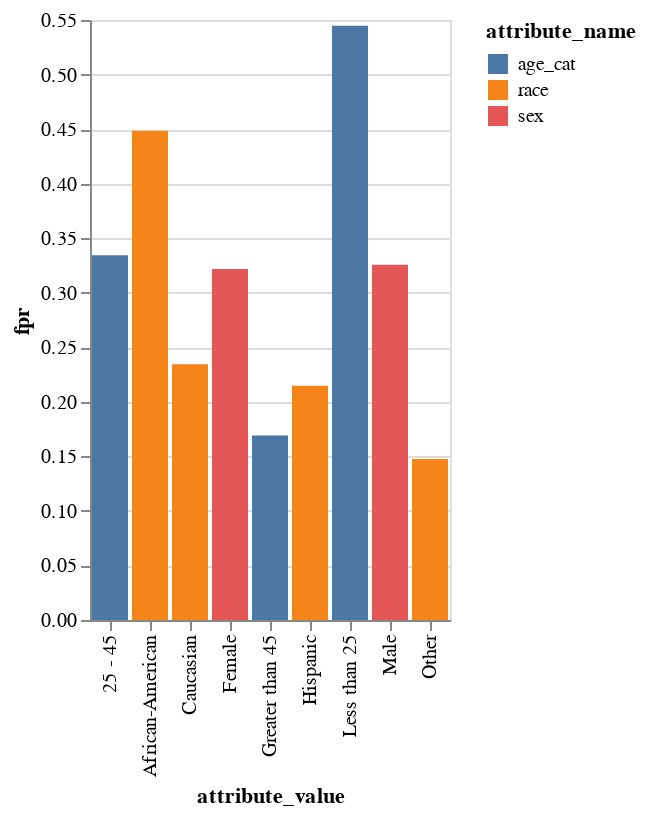

The notebook cell this image was saved under:
### Code cell
import altair as alt

# Verify the structure of bias_df
print(bias_df.head())

# Create a simplified bar chart for visualization
try:
    simple_chart = alt.Chart(bias_df).mark_bar().encode(
        x='attribute_value:N',  # Replace with the appropriate column from bias_df
        y='fpr:Q',             # Replace with the metric to visualize
        color='attribute_name:N'  # Replace with the appropriate column
    )
    simple_chart.display()
except Exception as e:
    print(f"Error in Altair visualization: {e}")

# Ensure ap.summary works as expected
try:
    metrics = ['fpr', 'fnr', 'for']
    disparity_tolerance = 1.25
    summary_result = ap.summary(bias_df, metrics, fairness_threshold=disparity_tolerance)
    print(summary_result)
except Exception as e:
    print(f"Error in ap.summary: {e}")

### Figure 1 — Vega-Lite specification as saved in the notebook (floating-point values rounded to 4 significant figures)
{"config": {"view": {"continuousWidth": 400, "continuousHeight": 300}}, "data": {"name": "data-76c600ebfc3a497b3ec5095a19206280"}, "mark": "bar", "encoding": {"color": {"type": "nominal", "field": "attribute_name"}, "x": {"type": "nominal", "field": "attribute_value"}, "y": {"type": "quantitative", "field": "fpr"}}, "$schema": "https://vega.github.io/schema/vega-lite/v4.8.1.json", "datasets": {"data-76c600ebfc3a497b3ec5095a19206280": [{"model_id": 0, "score_threshold": "binary 0/1", "k": 3297, "attribute_name": "race", "attribute_value": "African-American", "tpr": 0.7201, "tnr": 0.5515, "for": 0.3495, "fdr": 0.3703, "fpr": 0.4485, "fnr": 0.2799, "npv": 0.6505, "precision": 0.6297, "pp": 2174, "pn": 1522, "ppr": 0.6594, "pprev": 0.5882, "fp": 805, "fn": 532, "tn": 990, "tp": 1369, "group_label_pos": 1901, "group_label_neg": 1795, "group_size": 3696, "total_entities": 7164, "prev": 0.5143, "ppr_disparity": 2.546, "pprev_disparity": 1.69, "precision_disparity": 1.065, "fdr_disparity": 0.9061, "for_disparity": 1.213, "fpr_disparity": 1.912, "fnr_disparity": 0.5864, "tpr_disparity": 1.378, "tnr_disparity": 0.7205, "npv_disparity": 0.9137, "ppr_ref_group_value": "Caucasian", "pprev_ref_group_value": "Caucasian", "precision_ref_group_value": "Caucasian", "fdr_ref_group_value": "Caucasian", "for_ref_group_value": "Caucasian", "fpr_ref_group_value": "Caucasian", "fnr_ref_group_value": "Caucasian", "tpr_ref_group_value": "Caucasian", "tnr_ref_group_value": "Caucasian", "npv_ref_group_value": "Caucasian", "Statistical Parity": false, "Impact Parity": false, "FDR Parity": true, "FPR Parity": false, "FOR Parity": true, "FNR Parity": false, "TPR Parity": false, "TNR Parity": false, "NPV Parity": true, "Precision Parity": true, "TypeI Parity": false, "TypeII Parity": false, "Equalized Odds": false, "Unsupervised Fairness": false, "Supervised Fairness": false}, {"model_id": 0, "score_threshold": "binary 0/1", "k": 3297, "attribute_name": "race", "attribute_value": "Caucasian", "tpr": 0.5228, "tnr": 0.7655, "for": 0.2881, "fdr": 0.4087, "fpr": 0.2345, "fnr": 0.4772, "npv": 0.7119, "precision": 0.5913, "pp": 854, "pn": 1600, "ppr": 0.259, "pprev": 0.348, "fp": 349, "fn": 461, "tn": 1139, "tp": 505, "group_label_pos": 966, "group_label_neg": 1488, "group_size": 2454, "total_entities": 7164, "prev": 0.3936, "ppr_disparity": 1.0, "pprev_disparity": 1.0, "precision_disparity": 1.0, "fdr_disparity": 1.0, "for_disparity": 1.0, "fpr_disparity": 1.0, "fnr_disparity": 1.0, "tpr_disparity": 1.0, "tnr_disparity": 1.0, "npv_disparity": 1.0, "ppr_ref_group_value": "Caucasian", "pprev_ref_group_value": "Caucasian", "precision_ref_group_value": "Caucasian", "fdr_ref_group_value": "Caucasian", "for_ref_group_value": "Caucasian", "fpr_ref_group_value": "Caucasian", "fnr_ref_group_value": "Caucasian", "tpr_ref_group_value": "Caucasian", "tnr_ref_group_value": "Caucasian", "npv_ref_group_value": "Caucasian", "Statistical Parity": true, "Impact Parity": true, "FDR Parity": true, "FPR Parity": true, "FOR Parity": true, "FNR Parity": true, "TPR Parity": true, "TNR Parity": true, "NPV Parity": true, "Precision Parity": true, "TypeI Parity": true, "TypeII Parity": true, "Equalized Odds": true, "Unsupervised Fairness": true, "Supervised Fairness": true}, {"model_id": 0, "score_threshold": "binary 0/1", "k": 3297, "attribute_name": "race", "attribute_value": "Hispanic", "tpr": 0.444, "tnr": 0.7852, "for": 0.2886, "fdr": 0.4579, "fpr": 0.2148, "fnr": 0.556, "npv": 0.7114, "precision": 0.5421, "pp": 190, "pn": 447, "ppr": 0.05763, "pprev": 0.2983, "fp": 87, "fn": 129, "tn": 318, "tp": 103, "group_label_pos": 232, "group_label_neg": 405, "group_size": 637, "total_entities": 7164, "prev": 0.3642, "ppr_disparity": 0.2225, "pprev_disparity": 0.8571, "precision_disparity": 0.9167, "fdr_disparity": 1.12, "for_disparity": 1.002, "fpr_disparity": 0.9159, "fnr_disparity": 1.165, "tpr_disparity": 0.8492, "tnr_disparity": 1.026, "npv_disparity": 0.9993, "ppr_ref_group_value": "Caucasian", "pprev_ref_group_value": "Caucasian", "precision_ref_group_value": "Caucasian", "fdr_ref_group_value": "Caucasian", "for_ref_group_value": "Caucasian", "fpr_ref_group_value": "Caucasian", "fnr_ref_group_value": "Caucasian", "tpr_ref_group_value": "Caucasian", "tnr_ref_group_value": "Caucasian", "npv_ref_group_value": "Caucasian", "Statistical Parity": false, "Impact Parity": true, "FDR Parity": true, "FPR Parity": true, "FOR Parity": true, "FNR Parity": true, "TPR Parity": true, "TNR Parity": true, "NPV Parity": true, "Precision Parity": true, "TypeI Parity": true, "TypeII Parity": true, "Equalized Odds": true, "Unsupervised Fairness": false, "Supervised Fairness": true}, {"model_id": 0, "score_threshold": "binary 0/1", "k": 3297, "attribute_name": "race", "attribute_value": "Other", "tpr": 0.3233, "tnr": 0.8525, "for": 0.302, "fdr": 0.4557, "fpr": 0.1475, "fnr": 0.6767, "npv": 0.698, "precision": 0.5443, "pp": 79, "pn": 298, "ppr": 0.02396, "pprev": 0.2095, "fp": 36, "fn": 90, "tn": 208, "tp": 43, "group_label_pos": 133, "group_label_neg": 244, "group_size": 377, "total_entities": 7164, "prev": 0.3528, "ppr_disparity": 0.09251, "pprev_disparity": 0.6021, "precision_disparity": 0.9205, "fdr_disparity": 1.115, "for_disparity": 1.048, "fpr_disparity": 0.6291, "fnr_disparity": 1.418, "tpr_disparity": 0.6184, "tnr_disparity": 1.114, "npv_disparity": 0.9805, "ppr_ref_group_value": "Caucasian", "pprev_ref_group_value": "Caucasian", "precision_ref_group_value": "Caucasian", "fdr_ref_group_value": "Caucasian", "for_ref_group_value": "Caucasian", "fpr_ref_group_value": "Caucasian", "fnr_ref_group_value": "Caucasian", "tpr_ref_group_value": "Caucasian", "tnr_ref_group_value": "Caucasian", "npv_ref_group_value": "Caucasian", "Statistical Parity": false, "Impact Parity": false, "FDR Parity": true, "FPR Parity": false, "FOR Parity": true, "FNR Parity": false, "TPR Parity": false, "TNR Parity": true, "NPV Parity": true, "Precision Parity": true, "TypeI Parity": false, "TypeII Parity": false, "Equalized Odds": false, "Unsupervised Fairness": false, "Supervised Fairness": false}, {"model_id": 0, "score_threshold": "binary 0/1", "k": 3297, "attribute_name": "sex", "attribute_value": "Female", "tpr": 0.6073, "tnr": 0.6782, "for": 0.2422, "fdr": 0.4898, "fpr": 0.3218, "fnr": 0.3927, "npv": 0.7578, "precision": 0.5102, "pp": 588, "pn": 801, "ppr": 0.1783, "pprev": 0.4233, "fp": 288, "fn": 194, "tn": 607, "tp": 300, "group_label_pos": 494, "group_label_neg": 895, "group_size": 1389, "total_entities": 7164, "prev": 0.3557, "ppr_disparity": 0.2171, "pprev_disparity": 0.9024, "precision_disparity": 0.8036, "fdr_disparity": 1.342, "for_disparity": 0.7294, "fpr_disparity": 0.9881, "fnr_disparity": 1.056, "tpr_disparity": 0.9667, "tnr_disparity": 1.006, "npv_disparity": 1.134, "ppr_ref_group_value": "Male", "pprev_ref_group_value": "Male", "precision_ref_group_value": "Male", "fdr_ref_group_value": "Male", "for_ref_group_value": "Male", "fpr_ref_group_value": "Male", "fnr_ref_group_value": "Male", "tpr_ref_group_value": "Male", "tnr_ref_group_value": "Male", "npv_ref_group_value": "Male", "Statistical Parity": false, "Impact Parity": true, "FDR Parity": false, "FPR Parity": true, "FOR Parity": false, "FNR Parity": true, "TPR Parity": true, "TNR Parity": true, "NPV Parity": true, "Precision Parity": true, "TypeI Parity": false, "TypeII Parity": false, "Equalized Odds": true, "Unsupervised Fairness": false, "Supervised Fairness": false}, {"model_id": 0, "score_threshold": "binary 0/1", "k": 3297, "attribute_name": "sex", "attribute_value": "Male", "tpr": 0.6282, "tnr": 0.6743, "for": 0.332, "fdr": 0.3651, "fpr": 0.3257, "fnr": 0.3718, "npv": 0.668, "precision": 0.6349, "pp": 2709, "pn": 3066, "ppr": 0.8217, "pprev": 0.4691, "fp": 989, "fn": 1018, "tn": 2048, "tp": 1720, "group_label_pos": 2738, "group_label_neg": 3037, "group_size": 5775, "total_entities": 7164, "prev": 0.4741, "ppr_disparity": 1.0, "pprev_disparity": 1.0, "precision_disparity": 1.0, "fdr_disparity": 1.0, "for_disparity": 1.0, "fpr_disparity": 1.0, "fnr_disparity": 1.0, "tpr_disparity": 1.0, "tnr_disparity": 1.0, "npv_disparity": 1.0, "ppr_ref_group_value": "Male", "pprev_ref_group_value": "Male", "precision_ref_group_value": "Male", "fdr_ref_group_value": "Male", "for_ref_group_value": "Male", "fpr_ref_group_value": "Male", "fnr_ref_group_value": "Male", "tpr_ref_group_value": "Male", "tnr_ref_group_value": "Male", "npv_ref_group_value": "Male", "Statistical Parity": true, "Impact Parity": true, "FDR Parity": true, "FPR Parity": true, "FOR Parity": true, "FNR Parity": true, "TPR Parity": true, "TNR Parity": true, "NPV Parity": true, "Precision Parity": true, "TypeI Parity": true, "TypeII Parity": true, "Equalized Odds": true, "Unsupervised Fairness": true, "Supervised Fairness": true}, {"model_id": 0, "score_threshold": "binary 0/1", "k": 3297, "attribute_name": "age_cat", "attribute_value": "25 - 45", "tpr": 0.6254, "tnr": 0.6656, "for": 0.3249, "fdr": 0.3847, "fpr": 0.3344, "fnr": 0.3746, "npv": 0.6751, "precision": 0.6153, "pp": 1913, "pn": 2170, "ppr": 0.5802, "pprev": 0.4685, "fp": 736, "fn": 705, "tn": 1465, "tp": 1177, "group_label_pos": 1882, "group_label_neg": 2201, "group_size": 4083, "total_entities": 7164, "prev": 0.4609, "ppr_disparity": 1.0, "pprev_disparity": 1.0, "precision_disparity": 1.0, "fdr_disparity": 1.0, "for_disparity": 1.0, "fpr_disparity": 1.0, "fnr_disparity": 1.0, "tpr_disparity": 1.0, "tnr_disparity": 1.0, "npv_disparity": 1.0, "ppr_ref_group_value": "25 - 45", "pprev_ref_group_value": "25 - 45", "precision_ref_group_value": "25 - 45", "fdr_ref_group_value": "25 - 45", "for_ref_group_value": "25 - 45", "fpr_ref_group_value": "25 - 45", "fnr_ref_group_value": "25 - 45", "tpr_ref_group_value": "25 - 45", "tnr_ref_group_value": "25 - 45", "npv_ref_group_value": "25 - 45", "Statistical Parity": true, "Impact Parity": true, "FDR Parity": true, "FPR Parity": true, "FOR Parity": true, "FNR Parity": true, "TPR Parity": true, "TNR Parity": true, "NPV Parity": true, "Precision Parity": true, "TypeI Parity": true, "TypeII Parity": true, "Equalized Odds": true, "Unsupervised Fairness": true, "Supervised Fairness": true}, {"model_id": 0, "score_threshold": "binary 0/1", "k": 3297, "attribute_name": "age_cat", "attribute_value": "Greater than 45", "tpr": 0.4248, "tnr": 0.8308, "for": 0.2415, "fdr": 0.4641, "fpr": 0.1692, "fnr": 0.5752, "npv": 0.7585, "precision": 0.5359, "pp": 390, "pn": 1172, "ppr": 0.1183, "pprev": 0.2497, "fp": 181, "fn": 283, "tn": 889, "tp": 209, "group_label_pos": 492, "group_label_neg": 1070, "group_size": 1562, "total_entities": 7164, "prev": 0.315, "ppr_disparity": 0.2039, "pprev_disparity": 0.5329, "precision_disparity": 0.871, "fdr_disparity": 1.206, "for_disparity": 0.7432, "fpr_disparity": 0.5059, "fnr_disparity": 1.536, "tpr_disparity": 0.6792, "tnr_disparity": 1.248, "npv_disparity": 1.124, "ppr_ref_group_value": "25 - 45", "pprev_ref_group_value": "25 - 45", "precision_ref_group_value": "25 - 45", "fdr_ref_group_value": "25 - 45", "for_ref_group_value": "25 - 45", "fpr_ref_group_value": "25 - 45", "fnr_ref_group_value": "25 - 45", "tpr_ref_group_value": "25 - 45", "tnr_ref_group_value": "25 - 45", "npv_ref_group_value": "25 - 45", "Statistical Parity": false, "Impact Parity": false, "FDR Parity": true, "FPR Parity": false, "FOR Parity": false, "FNR Parity": false, "TPR Parity": false, "TNR Parity": true, "NPV Parity": true, "Precision Parity": true, "TypeI Parity": false, "TypeII Parity": false, "Equalized Odds": false, "Unsupervised Fairness": false, "Supervised Fairness": false}, {"model_id": 0, "score_threshold": "binary 0/1", "k": 3297, "attribute_name": "age_cat", "attribute_value": "Less than 25", "tpr": 0.7389, "tnr": 0.4554, "for": 0.4267, "fdr": 0.3622, "fpr": 0.5446, "fnr": 0.2611, "npv": 0.5733, "precision": 0.6378, "pp": 994, "pn": 525, "ppr": 0.3015, "pprev": 0.6544, "fp": 360, "fn": 224, "tn": 301, "tp": 634, "group_label_pos": 858, "group_label_neg": 661, "group_size": 1519, "total_entities": 7164, "prev": 0.5648, "ppr_disparity": 0.5196, "pprev_disparity": 1.397, "precision_disparity": 1.037, "fdr_disparity": 0.9414, "for_disparity": 1.313, "fpr_disparity": 1.629, "fnr_disparity": 0.6969, "tpr_disparity": 1.182, "tnr_disparity": 0.6841, "npv_disparity": 0.8492, "ppr_ref_group_value": "25 - 45", "pprev_ref_group_value": "25 - 45", "precision_ref_group_value": "25 - 45", "fdr_ref_group_value": "25 - 45", "for_ref_group_value": "25 - 45", "fpr_ref_group_value": "25 - 45", "fnr_ref_group_value": "25 - 45", "tpr_ref_group_value": "25 - 45", "tnr_ref_group_value": "25 - 45", "npv_ref_group_value": "25 - 45", "Statistical Parity": false, "Impact Parity": false, "FDR Parity": true, "FPR Parity": false, "FOR Parity": false, "FNR Parity": false, "TPR Parity": true, "TNR Parity": false, "NPV Parity": true, "Precision Parity": true, "TypeI Parity": false, "TypeII Parity": false, "Equalized Odds": false, "Unsupervised Fairness": false, "Supervised Fairness": false}]}}
